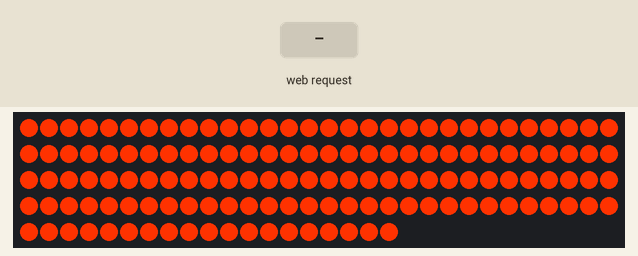
A sketch run on a simulated ESP32. Shown: 139 RGB LEDs in strip order, left to right, continuing on the next row. The inputs (shaded band) are chosen by the test bench. Dim RGB values are drawn brighter than linear; WiFi joins after 1.5 s; servers stay silent unless stated; what the sketch prints to the serial monitor is not drawn.

Above: at 2.7 s.
2.8 s: HTTP request GET /rainbow received
At 4.2 s:
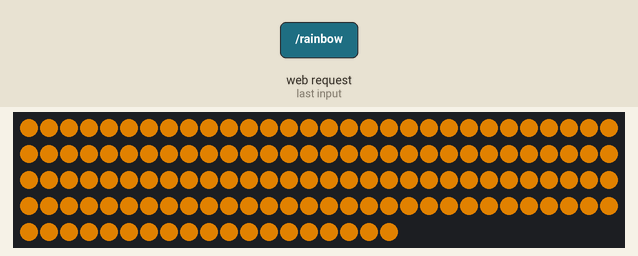
5.7 s: HTTP request GET /toggle received
At 6.9 s:
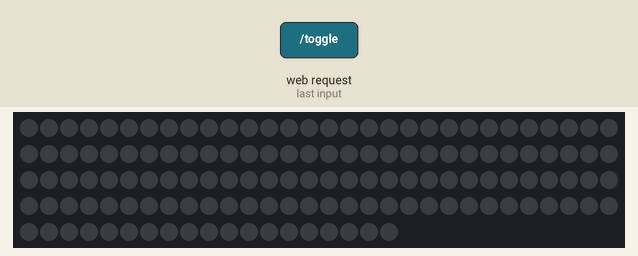
7.2 s: HTTP request GET /toggle?r=1 received
At 7.26 s:
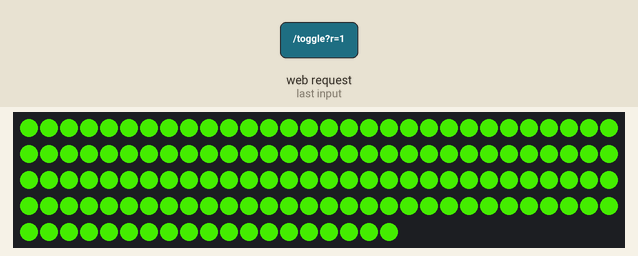
10.2 s: HTTP request GET /color?r=1&g=1&b=1 received
At 11.4 s:
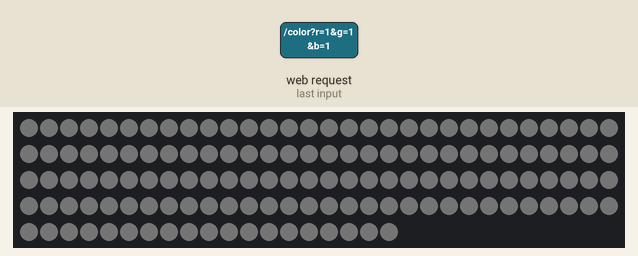
11.7 s: HTTP request GET /rainbow?r=1&g=1&b=1 received
At 11.75 s:
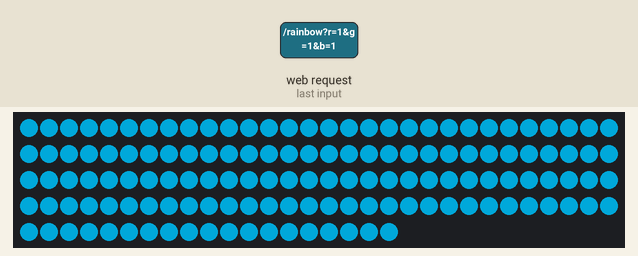
13.4 s: HTTP request GET /toggle?r=0 received
At 13.7 s:
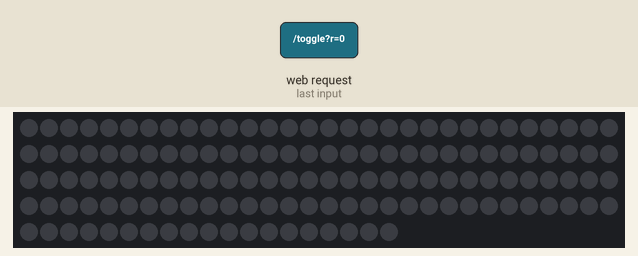

Measured:
- after the input at 2.8 s, the LEDs: first change at once (image 1 shows a later state)
- after the input at 5.7 s, the LEDs: change at once (image 2)
- after the input at 7.2 s, the LEDs: first change at once (image 3 shows a later state)
- after the input at 10.2 s, the LEDs: change at once (image 4)
- after the input at 11.7 s, the LEDs: first change at once (image 5 shows a later state)
- after the input at 13.4 s, the LEDs: change at once (image 6)

The sketch:

esp32_led_lamp.ino
```cpp
#include <WiFi.h>
#include <Adafruit_NeoPixel.h>
#include <WebServer.h>

#define LED_PIN A0
#define NUM_LEDS 139

const char* ssid = "wifi_ssid";
const char* password = "wifi_password";

Adafruit_NeoPixel strip(NUM_LEDS, LED_PIN, NEO_GRB + NEO_KHZ800);
WebServer server(80);

// State of the LED's
bool isOn = true;
uint8_t red = 255, green = 50, blue = 0;
uint8_t brightness = 255;
bool rainbowMode = false;
uint8_t hue = 0; // wheel effect

void setAllLEDs(uint8_t r, uint8_t g, uint8_t b) {
  for (int i = 0; i < NUM_LEDS; i++) {
    strip.setPixelColor(i, strip.Color(r, g, b));
  }
  strip.show();
}

// Wheel function - HUE (0–255)
uint32_t Wheel(byte WheelPos) {
  WheelPos = 255 - WheelPos;
  if(WheelPos < 85) {
    return strip.Color(255 - WheelPos * 3, 0, WheelPos * 3);
  }
  if(WheelPos < 170) {
    WheelPos -= 85;
    return strip.Color(0, WheelPos * 3, 255 - WheelPos * 3);
  }
  WheelPos -= 170;
  return strip.Color(WheelPos * 3, 255 - WheelPos * 3, 0);
}

void handleRoot() {
  String html = R"rawliteral(
<!DOCTYPE html>
<html lang="en-EN">
<head>
    <meta name="viewport" content="width=device-width, initial-scale=1">
    <style>
        body {
            font-family: sans-serif;
            text-align: center;
            background: #111;
            color: white;
            padding: 20px;
        }

        .slider-container {
            margin: 20px auto;
            max-width: 500px;
        }

        .slider-group {
            margin: 15px 0;
            display: flex;
            align-items: center;
            justify-content: space-between;
        }

        .slider-label {
            font-weight: bold;
            width: 80px;
            text-align: left;
        }

        .red-label { color: #ff4444; }
        .green-label { color: #44ff44; }
        .blue-label { color: #4444ff; }

        input[type="range"] {
            flex: 1;
            margin: 0 15px;
            height: 8px;
            border-radius: 4px;
            outline: none;
            -webkit-appearance: none;
        }

        .red-slider::-webkit-slider-track {
            background: linear-gradient(to right, #000, #ff0000);
        }

        .green-slider::-webkit-slider-track {
            background: linear-gradient(to right, #000, #00ff00);
        }

        .blue-slider::-webkit-slider-track {
            background: linear-gradient(to right, #000, #0000ff);
        }

        .brightness-slider::-webkit-slider-track {
            background: linear-gradient(to right, #000, #fff);
        }

        input[type="range"]::-webkit-slider-thumb {
            -webkit-appearance: none;
            width: 20px;
            height: 20px;
            border-radius: 50%;
            background: white;
            cursor: pointer;
            border: 2px solid #333;
        }

        .value-display {
            width: 40px;
            text-align: right;
            font-family: monospace;
            font-size: 14px;
        }

        .color-preview {
            width: 100px;
            height: 50px;
            border: 2px solid #555;
            border-radius: 8px;
            margin: 20px auto;
            display: flex;
            align-items: center;
            justify-content: center;
            font-size: 12px;
            background: #000;
        }

        button {
            margin: 10px;
            padding: 12px 20px;
            font-size: 16px;
            border: none;
            border-radius: 6px;
            background: #333;
            color: white;
            cursor: pointer;
            transition: background 0.2s;
        }

        button:hover {
            background: #555;
        }

        .rainbow-btn {
            background: linear-gradient(45deg, #ff0000, #ff7700, #ffff00, #00ff00, #0077ff, #0000ff, #7700ff);
            color: white;
            text-shadow: 1px 1px 2px rgba(0,0,0,0.8);
        }
    </style>
</head>
<body>
    <h1>RGB LED lamp</h1>

    <div class="slider-container">
        <div class="slider-group">
            <span class="slider-label red-label">Red:</span>
            <input type="range" id="redSlider" class="red-slider" min="0" max="255" value="255">
            <span class="value-display" id="redValue">255</span>
        </div>

        <div class="slider-group">
            <span class="slider-label green-label">Green:</span>
            <input type="range" id="greenSlider" class="green-slider" min="0" max="255" value="50">
            <span class="value-display" id="greenValue">50</span>
        </div>

        <div class="slider-group">
            <span class="slider-label blue-label">Blue:</span>
            <input type="range" id="blueSlider" class="blue-slider" min="0" max="255" value="0">
            <span class="value-display" id="blueValue">0</span>
        </div>

        <div class="color-preview" id="colorPreview">
            Color Preview
        </div>

        <div class="slider-group">
            <span class="slider-label">Brightness:</span>
            <input type="range" id="brightnessSlider" class="brightness-slider" min="0" max="255" value="255">
            <span class="value-display" id="brightnessValue">255</span>
        </div>
    </div>

    <button onclick="togglePower()">Turn ON / OFF LED lamp</button>
    <br>
    <button onclick="rainbow()" class="rainbow-btn">Turn ON Rainbow</button>

    <script>
        const send = (url) => fetch(url).catch(e => console.error(e));

        let redValue = 255;
        let greenValue = 50;
        let blueValue = 0;
        let brightnessValue = 255;

        function updateColor() {
            // Update display values
            document.getElementById('redValue').textContent = redValue;
            document.getElementById('greenValue').textContent = greenValue;
            document.getElementById('blueValue').textContent = blueValue;
            document.getElementById('brightnessValue').textContent = brightnessValue;

            // Update color preview
            const preview = document.getElementById('colorPreview');
            preview.style.background = `rgb(${redValue}, ${greenValue}, ${blueValue})`;

            // Send color to LED
            send(`/color?r=${redValue}&g=${greenValue}&b=${blueValue}`);
        }

        function updateBrightness() {
            document.getElementById('brightnessValue').textContent = brightnessValue;
            send(`/brightness?val=${brightnessValue}`);
        }

        // Red slider
        document.getElementById("redSlider").addEventListener("input", e => {
            redValue = parseInt(e.target.value);
            updateColor();
        });

        // Green slider
        document.getElementById("greenSlider").addEventListener("input", e => {
            greenValue = parseInt(e.target.value);
            updateColor();
        });

        // Blue slider
        document.getElementById("blueSlider").addEventListener("input", e => {
            blueValue = parseInt(e.target.value);
            updateColor();
        });

        // Brightness slider
        document.getElementById("brightnessSlider").addEventListener("input", e => {
            brightnessValue = parseInt(e.target.value);
            updateBrightness();
        });

        function togglePower() {
            send("/toggle");
        }

        function rainbow() {
            send("/rainbow");
        }

        // Initialize display
        updateColor();
        updateBrightness();
    </script>
</body>
</html>
  )rawliteral";

  server.send(200, "text/html", html);
}

void handleColor() {
  if (server.hasArg("r") && server.hasArg("g") && server.hasArg("b")) {
    red = server.arg("r").toInt();
    green = server.arg("g").toInt();
    blue = server.arg("b").toInt();
    rainbowMode = false;
    applyColor();
  }
  server.send(200, "text/plain", "OK");
}

void handleBrightness() {
  if (server.hasArg("val")) {
    brightness = server.arg("val").toInt();
    strip.setBrightness(brightness);
    rainbowMode = false;
    applyColor();
  }
  server.send(200, "text/plain", "OK");
}

void handleToggle() {
  isOn = !isOn;
  if (isOn) {
    applyColor();
  } else {
    setAllLEDs(0, 0, 0);
  }
  server.send(200, "text/plain", "OK");
}

void handleRainbow() {
  rainbowMode = true;
  server.send(200, "text/plain", "OK");
}

void applyColor() {
  if (isOn) {
    setAllLEDs(red, green, blue);
  } else {
    setAllLEDs(0, 0, 0);
  }
}

void wheelEffect() {
  // Pobierz kolor z funkcji Wheel dla aktualnego HUE
  uint32_t color = Wheel(hue);

  // Zastosuj jasność
  uint8_t r = (color >> 16) & 0xFF;
  uint8_t g = (color >> 8) & 0xFF;
  uint8_t b = color & 0xFF;

  // Skaluj kolory według jasności
  r = (r * brightness) / 255;
  g = (g * brightness) / 255;
  b = (b * brightness) / 255;

  // Ustaw ten sam kolor dla każdej diody
  for (int i = 0; i < NUM_LEDS; i++) {
    strip.setPixelColor(i, strip.Color(r, g, b));
  }
  strip.show();

  // Zwiększ HUE, płynnie przechodząc przez barwy
  hue = (hue + 1) % 256;
}

void setup() {
  Serial.begin(115200);
  strip.begin();
  strip.setBrightness(brightness);
  strip.show();

  // Turn ON LED lamp - white warm
  setAllLEDs(red, green, blue);


  IPAddress local_IP(192, 168, 0, 151);
  IPAddress gateway(192, 168, 0, 1);
  IPAddress subnet(255, 255, 255, 0);

  WiFi.config(local_IP, gateway, subnet);
  WiFi.begin(ssid, password);
  Serial.println("Connecting to Wi-Fi...");

  while (WiFi.status() != WL_CONNECTED) {
    delay(500);
    Serial.print(".");
  }

  Serial.print("\nConnected! IP address: ");
  Serial.println(WiFi.localIP());

  server.on("/", handleRoot); // local web page
  server.on("/color", handleColor);
  server.on("/brightness", handleBrightness);
  server.on("/toggle", handleToggle);
  server.on("/rainbow", handleRainbow);

  server.begin();
}

void loop() {
  server.handleClient();

  if (rainbowMode && isOn) {
    wheelEffect();
    delay(40); // rainbow speed
  }

}
```
